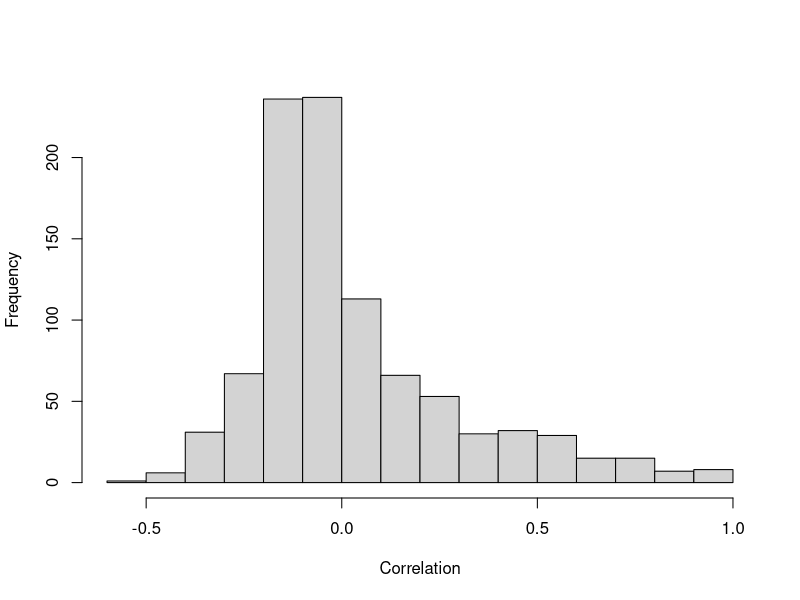
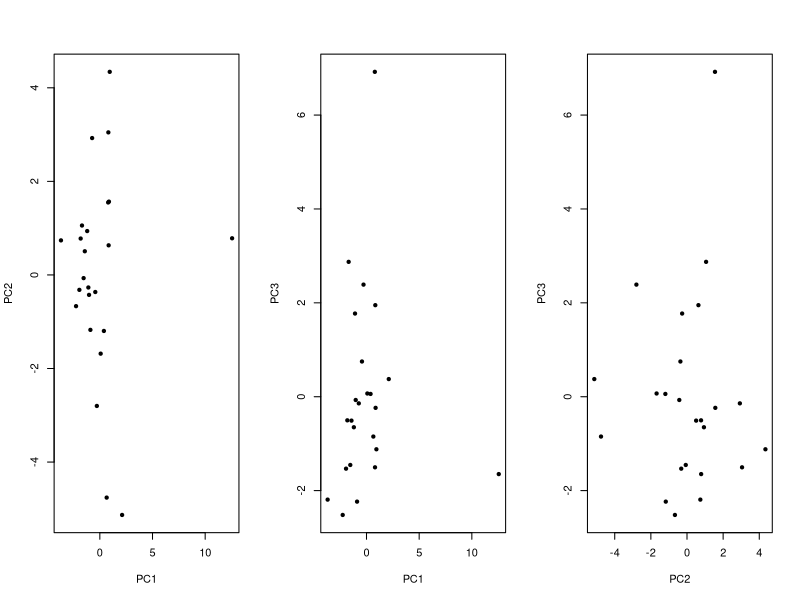

Write the R code that produced these figures, in order.
##  ------------------------------------------------------------------------------------------------------  ##
                              #  Multivariate Exploration
##  ------------------------------------------------------------------------------------------------------  ##
# Written by Nicholas J Lyon
  ## Script modified from Manly & Navarro's "Multivariate Statistical Methods: A Primer" 4th Ed

# Purpose ###
  ## Explore and practice various multivariate analysis and visualization techniques

# Set Working Directory
setwd("~/Documents/School/_Presentations/Iowa State University/2018_11_R Seminar Guest Lecture/Multivariate.Guest.Lecture.WD")

# Clear environment to reduce error chances
rm(list = ls())

##  ----------------------------------------------------------  ##
                  # Data Prep ####
##  ----------------------------------------------------------  ##
#install.packages("vegan")
library(vegan)

# Get example lichen data from the vegan package
data(varespec); data(varechem)

# Check out the source if you're interested
?varespec

# I do not find these dataframes to have valuable names though so let's change them a bit
lichen.spp <- varespec
lichen.chem <- varechem

##  ----------------------------------------------------------  ##
       # Principal Components Analysis ####
##  ----------------------------------------------------------  ##
# PCA works best when the measured variables are highly correlated
  # (It is easier to summarize the data by combining it when they obviously vary together)
  # so check the correlation of our lichen species' cover with one another

# Get the correlation matrix
lichen.cor <- cor(lichen.spp)
  ## Pretty unwieldy, right?
  ## Fortunately, the correlation of A with B is equal to the correlation of B with A, so we can simplify

# Ditch one triangle of the matrix (and the diagonal because A is 100% correlated with itself)
lichen.cor[upper.tri(lichen.cor, diag = T)] <- NA
lichen.cor

# Better, but still a lot of NAs to scroll through, so let's go one step further:
# Get a histogram of the correlations
hist(lichen.cor, main = " ", xlab = "Correlation")
  ## Looks like most of the lichen spp are not very correlated with one another

# Still, better to take a worst-case and advance with it for when your data are not perfect, right?
# Time to actually do PCA

# Compute the principal components
lichen.pca <- prcomp(varespec, scale = T)
  ## This involves eigenvectors and eigenvalues
  ## I suggest taking Dean Adams' spring course in Biostatistics if you really want to get into the math

# Check 'em out
summary(lichen.pca)
  ## Keep an eye on the "Proportion of Variance" and "Cumulative Proportion" rows
  ## Allows you to assess how good your principal components (PCs) are at summarizing your data
  ## In this case: not very good

# Once you've computed them though, you can use PCs in a frequentist statistical framework
lichen.pca.data <- cbind(lichen.chem, lichen.pca$x)

# F Test on a pretend variable (just to demo how you can test it)
var.test(PC1 ~ c(rep("A", nrow(lichen.pca.data)/2), rep("B", nrow(lichen.pca.data)/2)),
         data = lichen.pca.data)

# Classic PCA plots might look something like:
par(mfrow = c(1, 3))
plot(x = lichen.pca$x[,1], y = lichen.pca$x[,2], pch = 20, xlab = "PC1", ylab = "PC2")
plot(x = lichen.pca$x[,1], y = lichen.pca$x[,3], pch = 20, xlab = "PC1", ylab = "PC3")
plot(x = lichen.pca$x[,2], y = lichen.pca$x[,3], pch = 20, xlab = "PC2", ylab = "PC3")
par(mfrow = c(1, 1))










